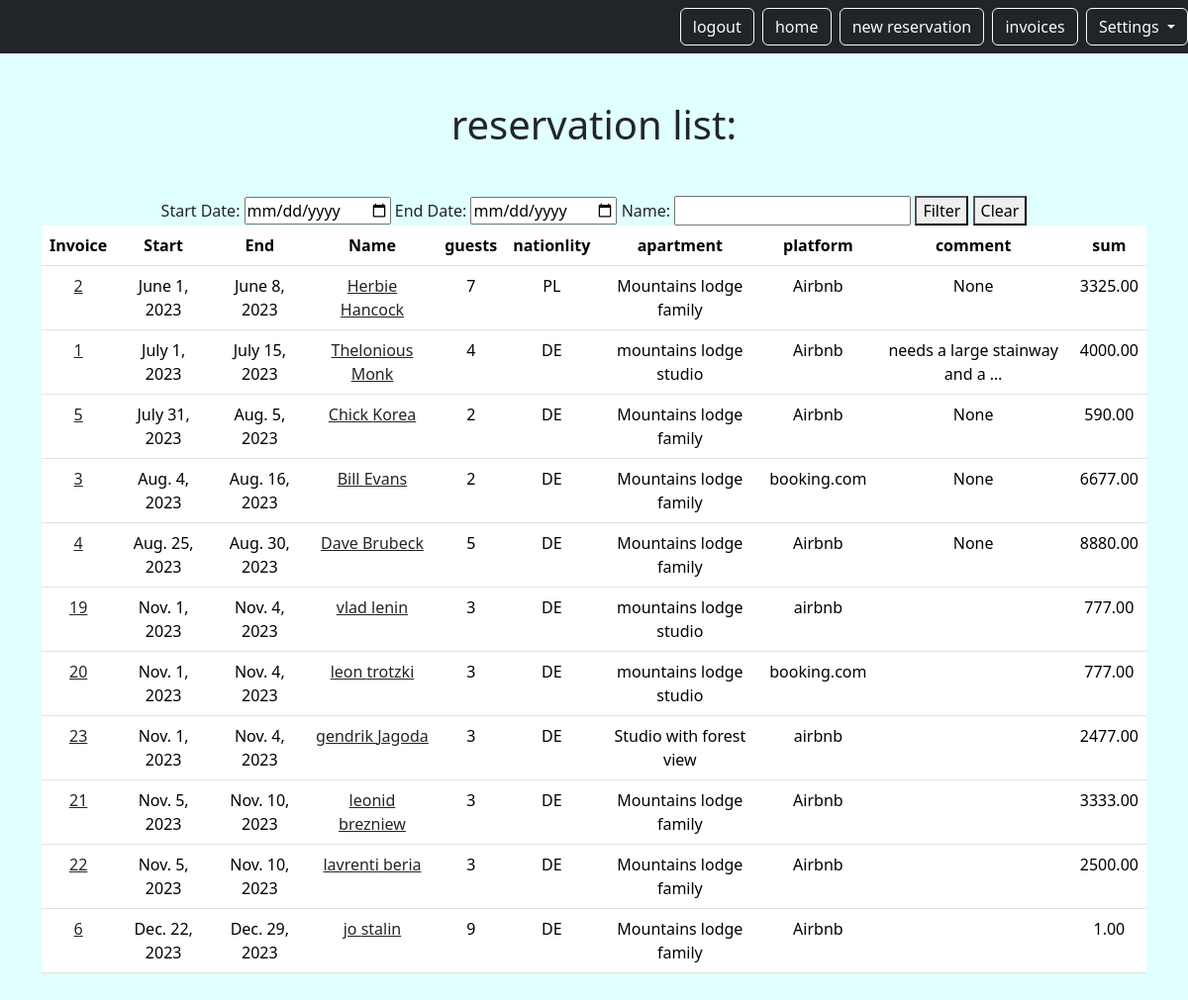
The app's page /mini/reservation (signed in), older data.
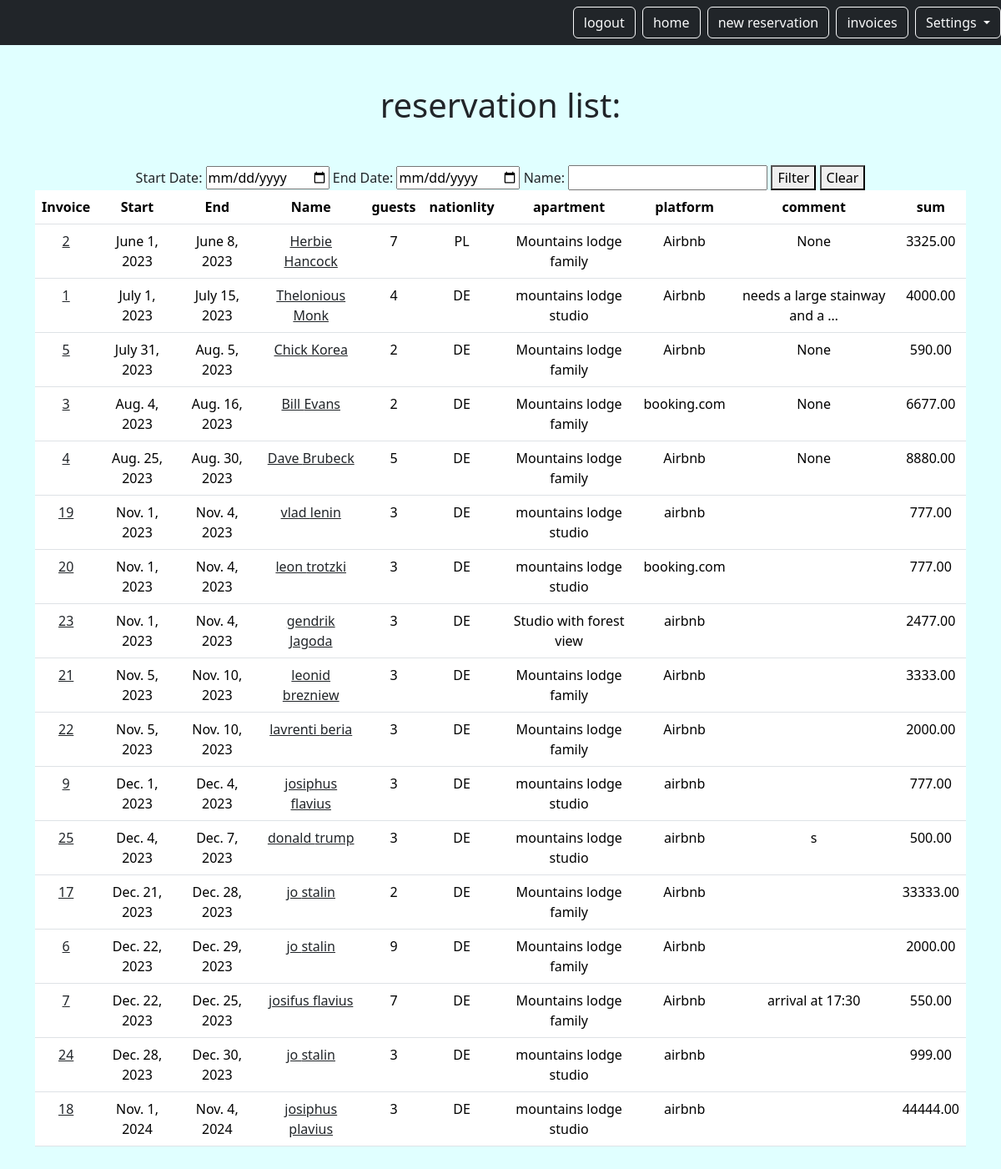
The same page, newer data.
### reservation/models.py (models this page shows, shortened)
class Reservation(models.Model):
    PURPOSE_CHOICES = [
        ("holiday", "holiday"),
        ("business", "business"),
        ("no-show", "no-show"),
    ]
    id = models.AutoField(primary_key=True)
    start_date = models.DateField()
    end_date = models.DateField()
    name = models.CharField(max_length=255)
    lname = models.CharField(max_length=255, blank=True)
    company = models.CharField(max_length=255, blank=True, null=True)
    address = models.CharField(max_length=255, blank=True, null=True)
    email = models.EmailField(blank=True, null=True)
    number_of_guests = models.IntegerField(blank=True)
    nationality = models.CharField(max_length=255, blank=True, null=True)
    t_sum = models.DecimalField(max_digits=10, decimal_places=2)
    commission = models.DecimalField(
        max_digits=10, decimal_places=2
    )
    rech_num = models.CharField(max_length=255, blank=True)
    link = models.URLField(blank=True, null=True)
    purpose = models.CharField(
        max_length=255, choices=PURPOSE_CHOICES, blank=True
    )
    comment = models.TextField(blank=True, null=True)
    user = models.ForeignKey(
        CustomUser, on_delete=models.CASCADE, related_name="reservation"
    )
    platform = models.ForeignKey(
        Platform, on_delete=models.CASCADE, related_name="reservation"
    )
    apartment = models.ForeignKey(
        Apartment, on_delete=models.CASCADE, related_name="reservation"
    )

class Apartment(models.Model):
    user = models.ForeignKey(
        CustomUser,
        on_delete=models.CASCADE,
        related_name="apartment",
        null=True,
        blank=True,
    )
    id = models.AutoField(primary_key=True)
    name = models.CharField(max_length=255)
    address = models.CharField(max_length=255)
    date_contract = models.DateField()
    def __str__(self):
        return self.name

class Platform(models.Model):
    user = models.ForeignKey(
        CustomUser,
        on_delete=models.CASCADE,
        related_name="platform",
        null=True,
        blank=True,
    )
    id = models.AutoField(primary_key=True)
    name = models.CharField(max_length=255, blank=True)
    address = models.CharField(max_length=255, blank=True)
    kundennummer = models.CharField(max_length=255, blank=True)
    tel = models.CharField(max_length=255, blank=True)
    login = models.CharField(max_length=255, blank=True)
    url = models.URLField(blank=True, null=True)
    def __str__(self):
        return self.name

### reservation/views.py (the view)
# urls.py: path('reservation', views.ResListView.as_view(), name = 'reservation.list'),
class ResListView(LoginRequiredMixin, ListView):
    model = Reservation
    template_name = "booking/res_list.html"
    context_object_name = "reservation"
    login_url = LOGIN_URL
    def get_queryset(self):
        queryset =  self.request.user.reservation.order_by(F('start_date').asc())
        start_date = self.request.GET.get('start_date')
        end_date = self.request.GET.get('end_date')
        name = self.request.GET.get('name')
        if start_date and end_date:
            queryset = queryset.filter(start_date__gte=start_date, end_date__lte=end_date)
        if name:
            queryset = queryset.filter(name__icontains=name)
        return queryset

### reservation/templates/booking/res_list.html (shortened to what this page needs)
{% extends "base.html" %}
{% block content %}
    <h1 class="my-5">reservation list:</h1>
    <form method="get">
      <label for="start_date">Start Date:</label>
      <input type="date" name="start_date" id="start_date">
      <label for="end_date">End Date:</label>
      <input type="date" name="end_date" id="end_date">
      <label for="name">Name:</label>
      <input type="text" name="name" id="name">
      <button type="submit">Filter</button>
      <button type="button" id="clear-filter">Clear</button>
  </form>
        <table class="table">
        <thead>
            <tr>
               <th>Invoice</th>
                <th>Start</th>
                <th>End</th>
                <th>Name</th>
                <th>guests</th>
                <th>nationlity</th>
                <th>apartment</th>
                <th>platform</th>
                <th>comment</th>
                <th>sum</th>
              </tr>
            </thead>
            <tbody>
            {% for res in reservation %}
            <tr>
                <td><a href="{% url 'invoice1.detail' pk=res.id %}" class="text-dark text-decoration-non">{{ res.id }}</a></td>
                <td>{{res.start_date}}</td>
                <td>{{res.end_date}}</td>
                <td><a href="{% url 'reservation.detail' pk=res.id %}" class="text-dark text-decoration-non">{{ res.name }}  {{ res.lname }}</a></td>
                <td>{{res.number_of_guests}}</td>
                <td>{{res.nationality}}</td>
                <td>{{res.apartment}}</td>
                <td>{{res.platform}}</td>
                <td>{{res.comment | truncatechars:30  }}</td>
                <td>{{res.t_sum}}</td>
              </tr>
            {% endfor %}
        </tbody>
    </table>
    </div>
{% endblock %}

Row changes from the older to the newer data that the page shows:
changed Reservation "lavrenti": t_sum "2500.00" → "2000.00"
now on this page (row edited): Reservation: id "9", start_date "Dec. 1, 2023", end_date "Dec. 4, 2023", name "josiphus", lname "flavius", number_of_guests "3", nationality "DE", apartment "mountains lodge studio", platform "airbnb", t_sum "777.00"
now on this page (row edited): Reservation: id "25", start_date "Dec. 4, 2023", end_date "Dec. 7, 2023", name "donald", lname "trump", number_of_guests "3", nationality "DE", apartment "mountains lodge studio", platform "airbnb", comment "s", t_sum "500.00"
now on this page (row edited): Reservation: id "17", start_date "Dec. 21, 2023", end_date "Dec. 28, 2023", name "jo", lname "stalin", number_of_guests "2", nationality "DE", apartment "Mountains lodge family", platform "Airbnb", t_sum "33333.00"
changed Reservation "Dec. 29, 2023": t_sum "1.00" → "2000.00"
now on this page (row edited): Reservation: id "7", start_date "Dec. 22, 2023", end_date "Dec. 25, 2023", name "josifus", lname "flavius", number_of_guests "7", nationality "DE", apartment "Mountains lodge family", platform "Airbnb", comment "arrival at 17:30", t_sum "550.00"
now on this page (row edited): Reservation: id "24", start_date "Dec. 28, 2023", end_date "Dec. 30, 2023", name "jo", lname "stalin", number_of_guests "3", nationality "DE", apartment "mountains lodge studio", platform "airbnb", t_sum "999.00"
now on this page (row edited): Reservation: id "18", start_date "Nov. 1, 2024", end_date "Nov. 4, 2024", name "josiphus", lname "plavius", number_of_guests "3", nationality "DE", apartment "mountains lodge studio", platform "airbnb", t_sum "44444.00"
